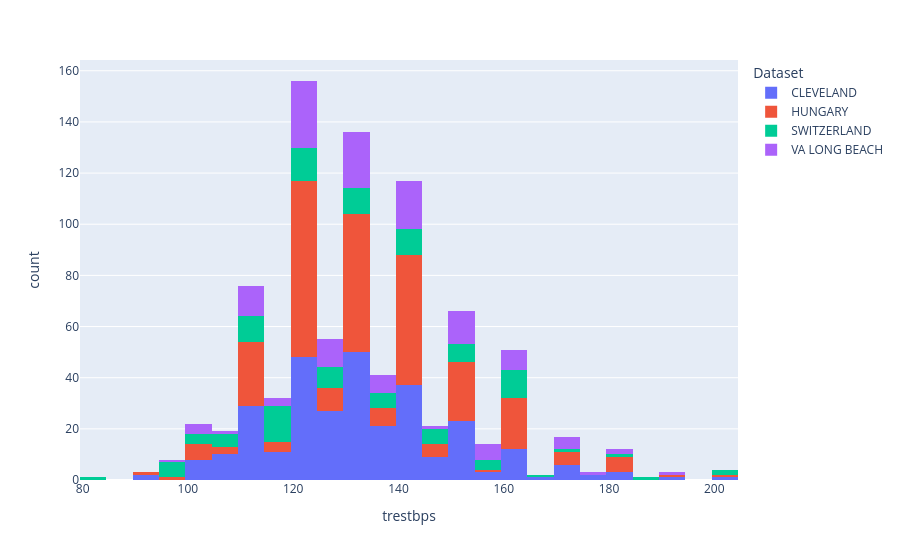

Source (notebook cell):
### Code cell
# Make a Plot of Trestbps Column using Plotly and Coloring this by Dataset Column
fig = px.histogram(data_frame=df, x='trestbps', color=df['dataset'].str.upper(), labels={'color': 'Dataset'})
fig.show()

### Figure 1 — Plotly figure (JSON) as saved in the notebook; plotly's stock layout.template omitted (floating-point values rounded to 4 significant figures; data arrays with more than 128 entries replaced by an {"elided": "..."} marker saying what was removed)
{"data": [{"bingroup": "x", "hovertemplate": "Dataset=CLEVELAND<br>trestbps=%{x}<br>count=%{y}<extra></extra>", "legendgroup": "CLEVELAND", "marker": {"color": "#636efa", "pattern": {"shape": ""}}, "name": "CLEVELAND", "orientation": "v", "showlegend": true, "type": "histogram", "x": {"elided": "304 float values"}, "xaxis": "x", "yaxis": "y"}, {"bingroup": "x", "hovertemplate": "Dataset=HUNGARY<br>trestbps=%{x}<br>count=%{y}<extra></extra>", "legendgroup": "HUNGARY", "marker": {"color": "#EF553B", "pattern": {"shape": ""}}, "name": "HUNGARY", "orientation": "v", "showlegend": true, "type": "histogram", "x": {"elided": "293 float values"}, "xaxis": "x", "yaxis": "y"}, {"bingroup": "x", "hovertemplate": "Dataset=SWITZERLAND<br>trestbps=%{x}<br>count=%{y}<extra></extra>", "legendgroup": "SWITZERLAND", "marker": {"color": "#00cc96", "pattern": {"shape": ""}}, "name": "SWITZERLAND", "orientation": "v", "showlegend": true, "type": "histogram", "x": [95.0, 115.0, NaN, 110.0, 105.0, 110.0, 100.0, 115.0, 135.0, 150.0, 95.0, 125.0, 105.0, 145.0, 100.0, 115.0, 140.0, 110.0, 100.0, 115.0, 110.0, 155.0, 110.0, 160.0, 115.0, 160.0, 115.0, 120.0, 145.0, 120.0, 110.0, 120.0, 130.0, 130.0, 140.0, 95.0, 130.0, 135.0, 165.0, 95.0, 120.0, 130.0, 105.0, 160.0, 120.0, 125.0, 130.0, 80.0, 120.0, 130.0, 180.0, 140.0, 115.0, 120.0, 140.0, 120.0, 125.0, 155.0, 115.0, 120.0, 120.0, 125.0, 140.0, 105.0, 110.0, 140.0, 140.0, 160.0, 95.0, 115.0, 130.0, 170.0, 125.0, 110.0, 120.0, 125.0, 135.0, 115.0, 125.0, 130.0, 135.0, 160.0, 160.0, 200.0, 105.0, 110.0, 125.0, 130.0, 130.0, 150.0, 150.0, 160.0, 140.0, 120.0, 120.0, 160.0, 115.0, 115.0, 150.0, 100.0, 140.0, 150.0, 150.0, 185.0, 200.0, 95.0, 110.0, 115.0, 145.0, 155.0, 160.0, 155.0, 150.0, 145.0, 135.0, 145.0, 135.0, NaN, 115.0, 140.0, 160.0, 160.0, 145.0], "xaxis": "x", "yaxis": "y"}, {"bingroup": "x", "hovertemplate": "Dataset=VA LONG BEACH<br>trestbps=%{x}<br>count=%{y}<extra></extra>", "legendgroup": "VA LONG BEACH", "marker": {"color": "#ab63fa", "pattern": {"shape": ""}}, "name": "VA LONG BEACH", "orientation": "v", "showlegend": true, "type": "histogram", "x": {"elided": "199 float values"}, "xaxis": "x", "yaxis": "y"}], "layout": {"barmode": "relative", "legend": {"title": {"text": "Dataset"}, "tracegroupgap": 0}, "margin": {"t": 60}, "xaxis": {"anchor": "y", "domain": [0, 1], "title": {"text": "trestbps"}}, "yaxis": {"anchor": "x", "domain": [0, 1], "title": {"text": "count"}}}}
